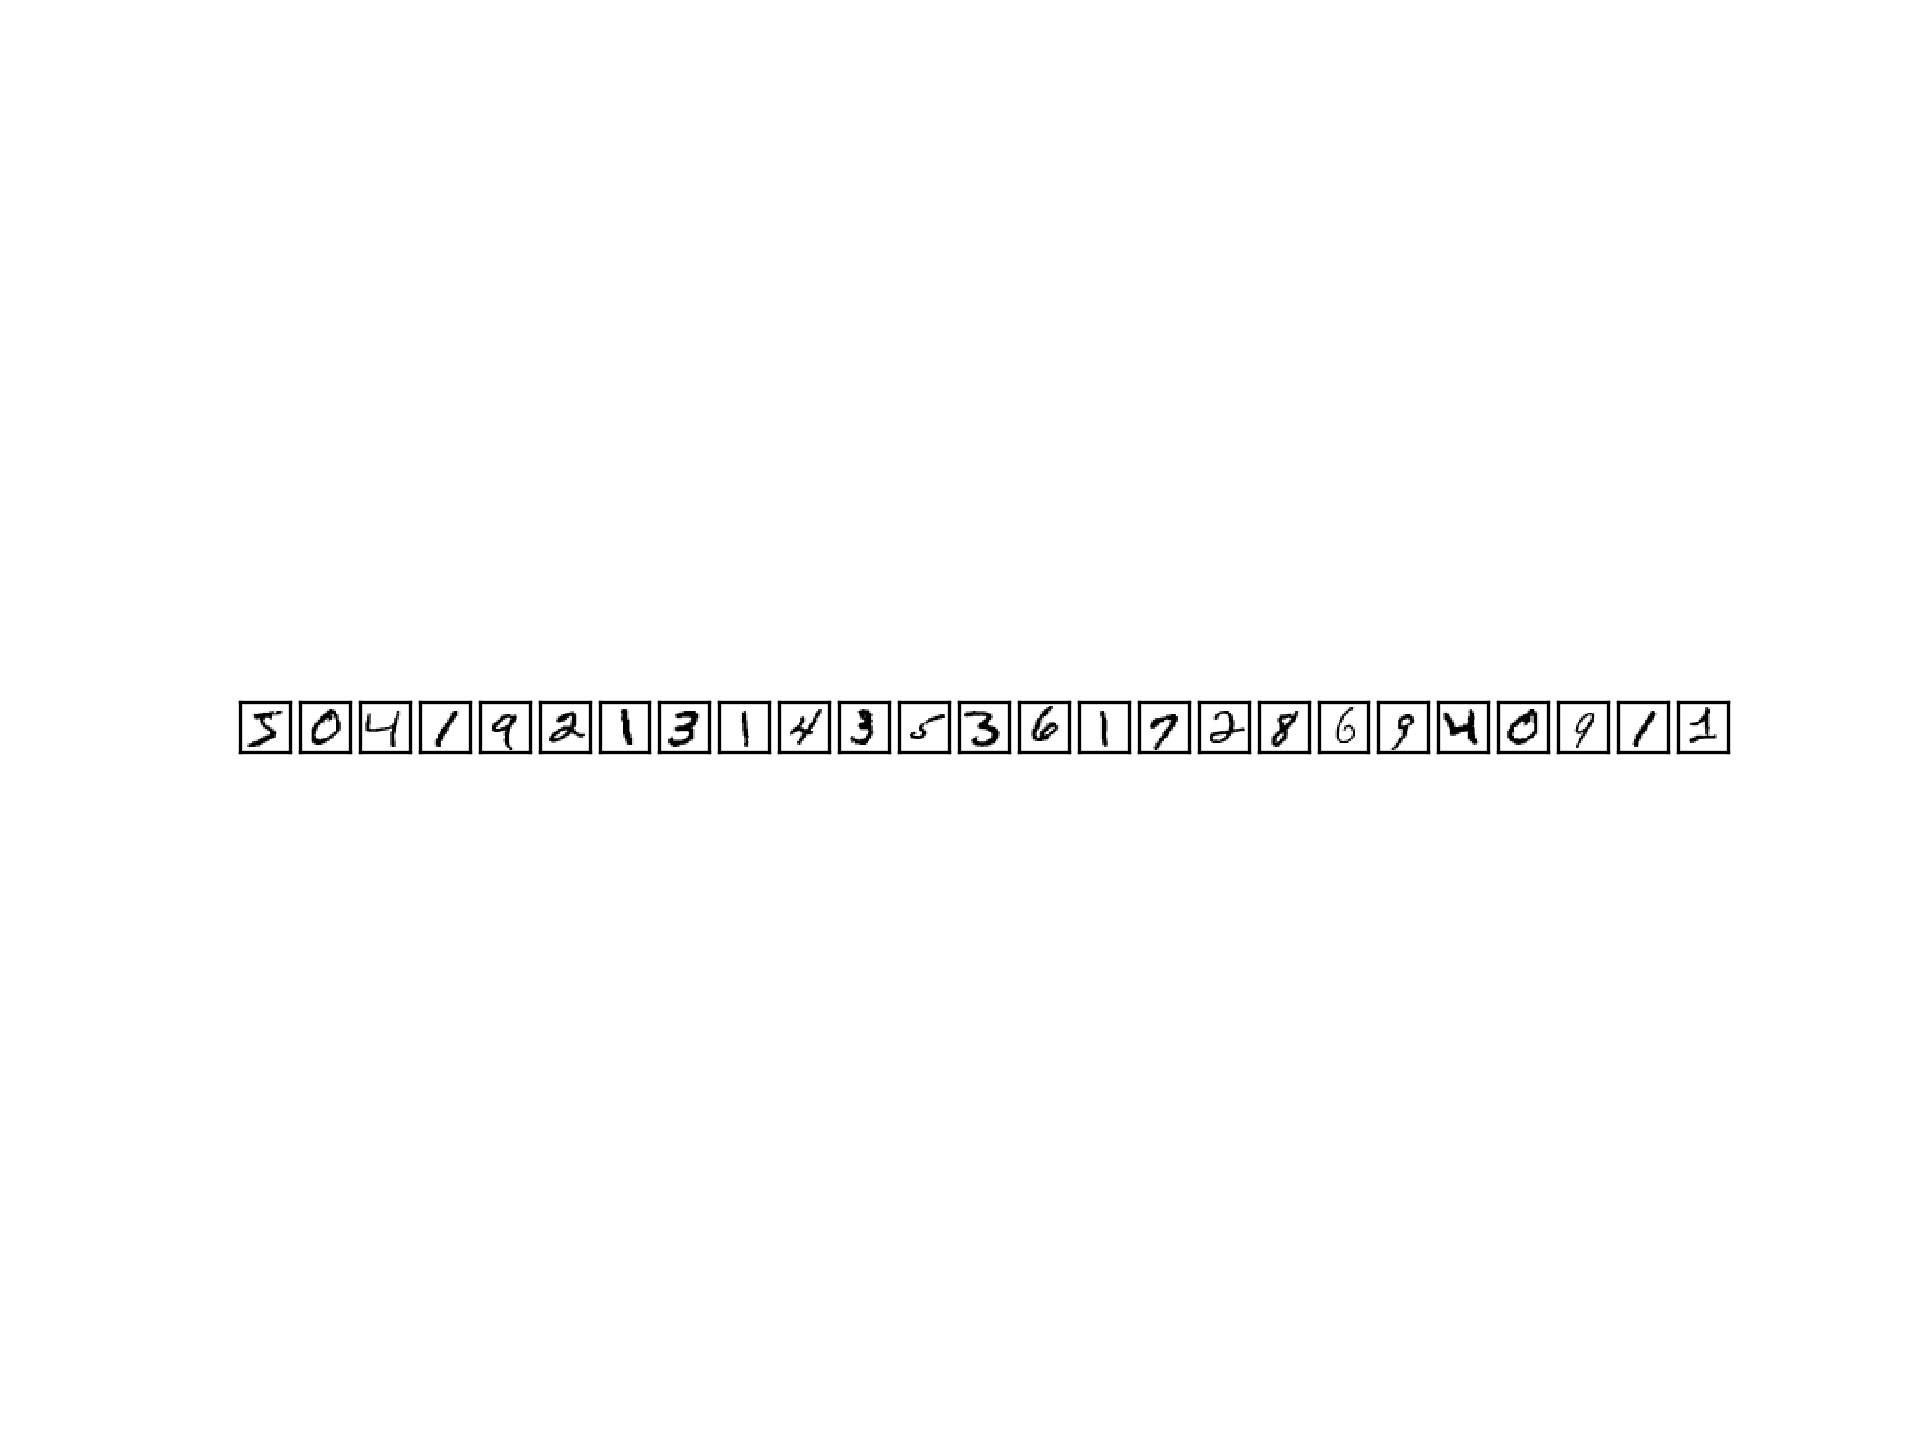

Source code (Python):
#!/usr/bin/env python3
##########################################################################################
# Author: Jared L. Ostmeyer
# Date Started: 2017-02-16
# Purpose: Plot MNIST digits
# License: For legal information see LICENSE in the home directory.
##########################################################################################

##########################################################################################
# Libraries
##########################################################################################

import matplotlib as mpl
mpl.use('Agg')
import matplotlib
import matplotlib.pyplot as plt
import numpy as np

##########################################################################################
# Settings
##########################################################################################

num_images = 25

##########################################################################################
# Load Data
##########################################################################################

import input_data
data = input_data.read_data_sets('bin', one_hot=True)

##########################################################################################
# Figure
##########################################################################################

fig = plt.figure()
for i in range(num_images):
	image = np.reshape(data.validation.images[i,:], [28, 28])
	ax = fig.add_subplot(1, num_images, i+1)
	ax.matshow(image, cmap=matplotlib.cm.binary)
	plt.xticks(np.array([]))
	plt.yticks(np.array([]))
plt.savefig('mnist_figure.png', dpi=300)

